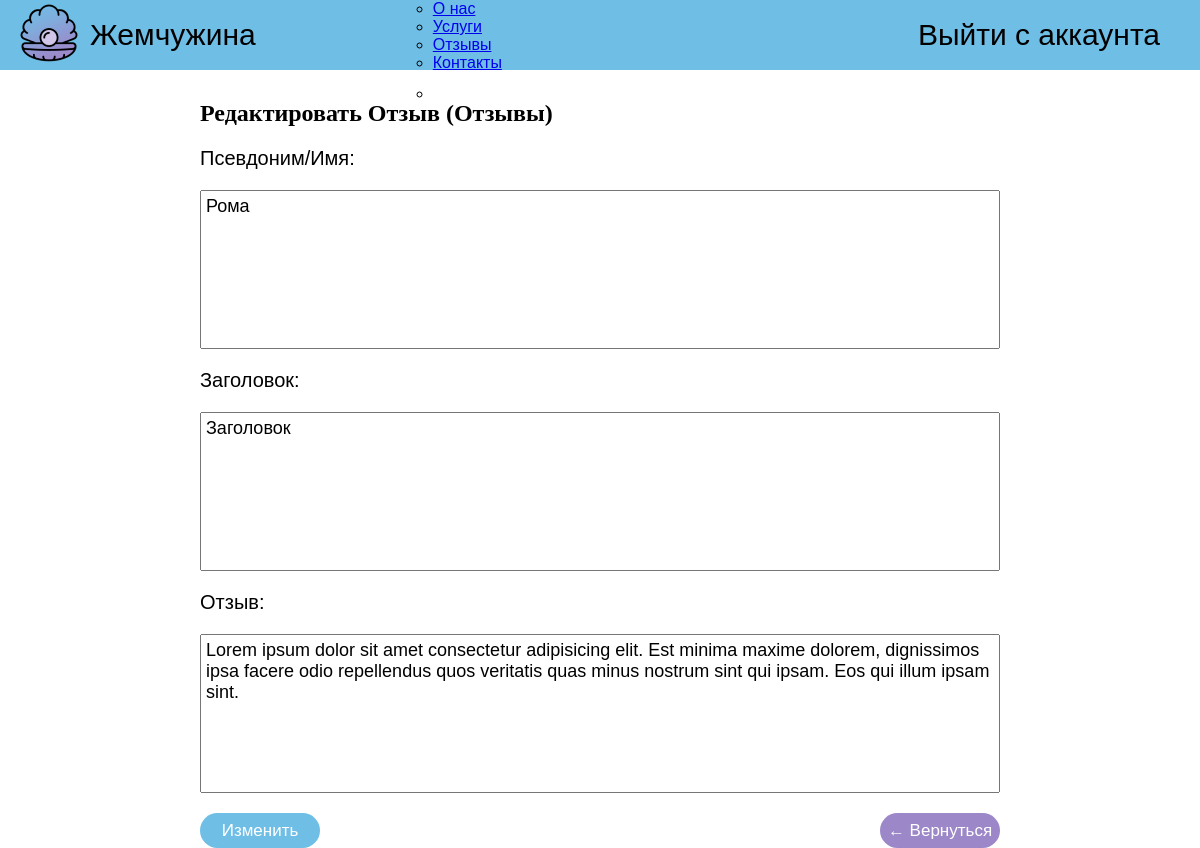
Page /app/admin/update-reviews.php?id=2 (signed in) on the committed database.
### tables this page shows
CREATE TABLE `reviews` (
  `id` int(11) NOT NULL,
  `name` varchar(100) NOT NULL,
  `title` varchar(100) NOT NULL,
  `review` text NOT NULL
);

### app/admin/update-reviews.php (the view, shortened to what this page needs)
<?php
    require_once "includes/connect.php";
    $id = $_GET["id"];
    $update_reviews =  mysqli_fetch_assoc($con->query("SELECT * FROM `reviews` WHERE `id` = $id"));
?>
<!DOCTYPE html>
<html lang="en">
<head>
    <link rel="stylesheet" href="../css/update-page.css">
</head>
<body>
    <main>
        <?php include_once "admin-header.php"; ?>
        <section>
            <h2>Редактировать Отзыв (Отзывы)</h2>
            <form action="includes/save-reviews.php" method="POST">
                <div class="row-edit">
                    <label for="">Псевдоним/Имя:</label>
                    <textarea name="name" id="" cols="30" rows="7"><?php echo $update_reviews["name"]?></textarea>
                </div>
                <div class="row-edit">
                    <label for="">Заголовок:</label>
                    <textarea name="title" id="" cols="30" rows="7"><?php echo $update_reviews["title"]?></textarea>
                </div>
                <div class="row-edit">
                    <label for="">Отзыв:</label>
                    <textarea name="review" id="" cols="30" rows="7"><?php echo $update_reviews["review"]?></textarea>
                </div>
                <button type="submit">Изменить</button>
                 <a class ="return" href="admin-panel.php">&#8592; Вернуться</a>
            </form>
        </section>
    </main>
</body>
</html>

### app/css/update-page.css (style rules this page uses)
* { padding: 0; margin: 0; }
section { display: table; width: 800px; min-height: 400px; margin: auto; margin-top: 30px; }
section form { margin-top: 20px; }
section form .row-edit { display: -webkit-box; display: -ms-flexbox; display: flex; -webkit-box-orient: vertical; -webkit-box-direction: normal; -ms-flex-direction: column; flex-direction: column; margin-bottom: 20px; }
section form .row-edit label { font-family: "Montserrat", sans-serif; font-size: 20px; margin-bottom: 20px; }
section form .row-edit textarea { resize: none; padding: 5px; font-family: "Montserrat", sans-serif; font-size: 18px; }
section button { width: 120px; height: 35px; color: white; background-color: #6EBEE6; font-family: "Montserrat", sans-serif; font-size: 17px; border: none; border-radius: 30px; cursor: pointer; -webkit-transition: 0.7s linear; transition: 0.7s linear; }
section .return { float: right; display: -webkit-box; display: -ms-flexbox; display: flex; -webkit-box-pack: center; -ms-flex-pack: center; justify-content: center; -webkit-box-align: center; -ms-flex-align: center; align-items: center; width: 120px; height: 35px; text-decoration: none; color: white; background: #9C87C8; font-family: "Montserrat", sans-serif; font-size: 17px; border: none; border-radius: 30px; -webkit-transition: 0.7s linear; transition: 0.7s linear; }

### rows in the picture
reviews: name "Рома", title "Заголовок", review "Lorem ipsum dolor sit amet consectetur adipisicing elit. Est minima maxime dolorem, dignissimos ipsa facere odio repellendus quos veritatis quas minus nostrum sint qui ipsam. Eos qui illum ipsam sint."
